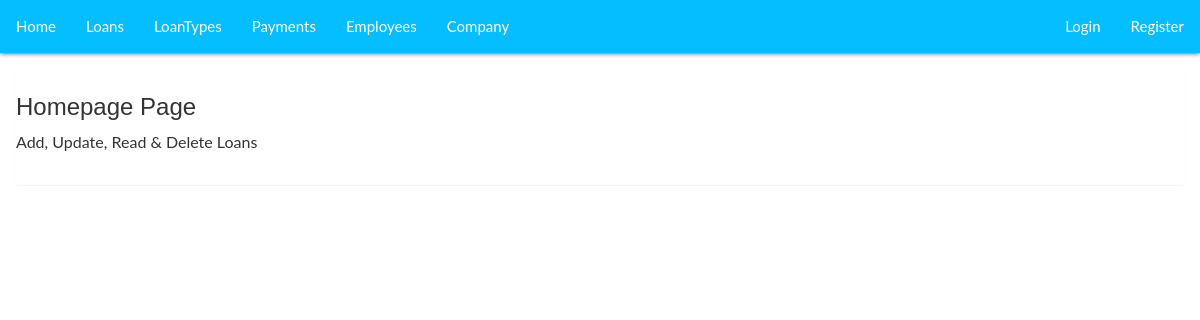
Before: / with the older database file.
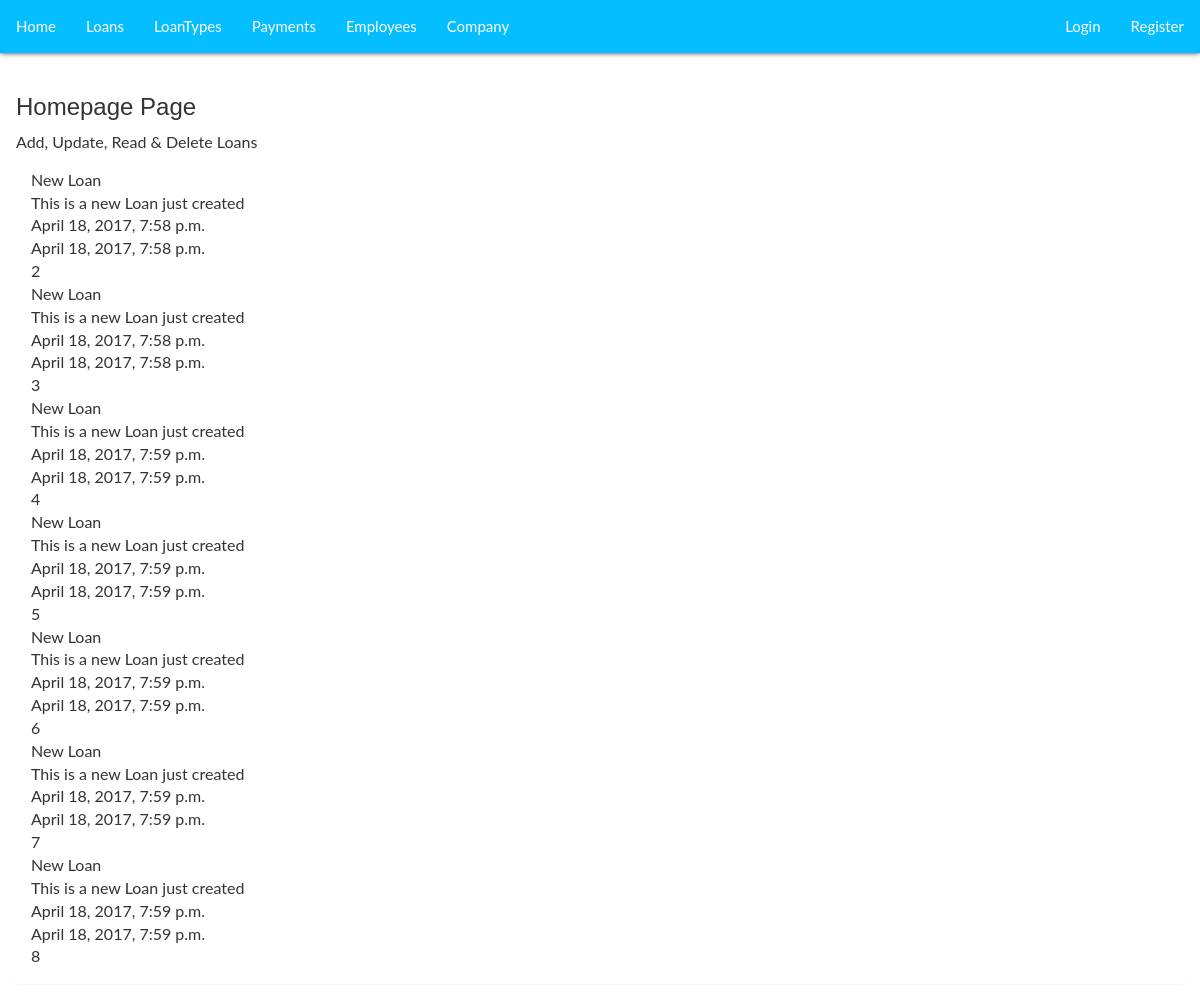
After: the same page with the newer database file.
### src/models.py (models this page shows, shortened)
class Loan(models.Model):
	title = models.CharField(max_length=120)
	content = models.TextField()
	updated = models.DateTimeField(auto_now = True, auto_now_add = False)
	timestamp = models.DateTimeField(auto_now = False, auto_now_add = True)

### src/views.py (the view)
# urls.py: url(r'^$', index_loan),
def index_loan(request):
	queryset = Loan.objects.all()
	context = {
			"title":"Homepage",
			"Loan_list":queryset
	}
	return render(request, "index.html", context)

### templates/index.html (shortened to what this page needs)
{% load staticfiles %}
<!DOCTYPE html>
<html>
<head>
	<link rel="stylesheet" type="text/css" href="{% static 'css/bootstrap.css' %}">
	<link rel="stylesheet" type="text/css" href="{% static 'css/font-awesome.css' %}">
	<link rel="stylesheet" type="text/css" href="{% static 'css/style.css' %}">
	<link rel="stylesheet" type="text/css" href="{% static 'css/main.css' %}">
	<link rel="stylesheet" href="https://code.getmdl.io/1.3.0/material.indigo-pink.min.css">
</head>
<body>
<div id="wrapper">
		<nav class="navbar">
			<ul>
				<li><a href="/">Home</a></li>
				<li><a href="{% url 'loan' %}">Loans</a></li>
				<li><a href="{% url 'loantype' %}">LoanTypes</a></li>
				<li><a href="{% url 'payment' %}">Payments</a></li>
				<li><a href="{% url 'employee' %}">Employees</a></li>
				<li><a href="{% url 'company' %}">Company</a></li>
			</ul>
			<ul class="navbar-right">
				<li><a href="/admin">Login</a></li>
				<li><a href="admin">Register</a></li>
			</ul>
		</nav>
   <div class="container-fluid">
	<div class="col-md-12">
		<div class="row">
			<div class="panel">
				<div class="panel-header">
					<h3>{{title}} Page</h3>
				</div>
				<div class="panel-subtitle">Add, Update, Read & Delete Loans</div>
				<div class="panel-body">
					{% for obj in Loan_list %}
					<a href="{% url 'details' id=obj.id %}">{{ obj.title }}</a><br>
					{{ obj.content }}<br>
					{{ obj.timestamp }}<br>
					{{ obj.updated }}<br>
					{{ obj.id }}<br>
					{% endfor %}
				</div>
			</div>
		</div>
	</div>
</div>
</div>
</body>
</html>

### static/css/main.css (style rules this page uses)
.navbar { width: 100%; border-radius: 0px; background-color: #05BEFF; box-shadow: 0px 0px 5px; }
.navbar-right { margin-right: 0; }
.navbar ul li { float: left; padding: 15px; font-size: 14px; list-style: none; color: #fff; }
.navbar ul a { color: #fff; font-size: 15px; }

Changed rows visible on the page:
added Loan: title "New Loan", content "This is a new Loan just created", timestamp "April 18, 2017, 7:58 p.m.", updated "April 18, 2017, 7:58 p.m.", id "2"
added Loan: title "New Loan", content "This is a new Loan just created", timestamp "April 18, 2017, 7:58 p.m.", updated "April 18, 2017, 7:58 p.m.", id "3"
added Loan: title "New Loan", content "This is a new Loan just created", timestamp "April 18, 2017, 7:59 p.m.", updated "April 18, 2017, 7:59 p.m.", id "4"
added Loan: title "New Loan", content "This is a new Loan just created", timestamp "April 18, 2017, 7:59 p.m.", updated "April 18, 2017, 7:59 p.m.", id "5"
added Loan: title "New Loan", content "This is a new Loan just created", timestamp "April 18, 2017, 7:59 p.m.", updated "April 18, 2017, 7:59 p.m.", id "6"
added Loan: title "New Loan", content "This is a new Loan just created", timestamp "April 18, 2017, 7:59 p.m.", updated "April 18, 2017, 7:59 p.m.", id "7"
added Loan: title "New Loan", content "This is a new Loan just created", timestamp "April 18, 2017, 7:59 p.m.", updated "April 18, 2017, 7:59 p.m.", id "8"
